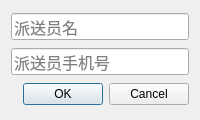
<?xml version="1.0" encoding="UTF-8"?>
<ui version="4.0">
 <class>DialogRegisterCourier</class>
 <widget class="QDialog" name="DialogRegisterCourier">
  <property name="geometry">
   <rect>
    <x>0</x>
    <y>0</y>
    <width>200</width>
    <height>120</height>
   </rect>
  </property>
  <property name="windowTitle">
   <string>注册派送员</string>
  </property>
  <layout class="QVBoxLayout" name="verticalLayout">
   <item>
    <widget class="QLineEdit" name="lineEditCourierName">
     <property name="font">
      <font>
       <pointsize>12</pointsize>
      </font>
     </property>
     <property name="maxLength">
      <number>16</number>
     </property>
     <property name="placeholderText">
      <string>派送员名</string>
     </property>
    </widget>
   </item>
   <item>
    <widget class="QLineEdit" name="lineEditCourierPhone">
     <property name="font">
      <font>
       <pointsize>12</pointsize>
      </font>
     </property>
     <property name="maxLength">
      <number>16</number>
     </property>
     <property name="placeholderText">
      <string>派送员手机号</string>
     </property>
    </widget>
   </item>
   <item>
    <widget class="QDialogButtonBox" name="buttonBox">
     <property name="orientation">
      <enum>Qt::Horizontal</enum>
     </property>
     <property name="standardButtons">
      <set>QDialogButtonBox::Cancel|QDialogButtonBox::Ok</set>
     </property>
    </widget>
   </item>
  </layout>
 </widget>
 <resources/>
 <connections>
  <connection>
   <sender>buttonBox</sender>
   <signal>accepted()</signal>
   <receiver>DialogRegisterCourier</receiver>
   <slot>accept()</slot>
   <hints>
    <hint type="sourcelabel">
     <x>248</x>
     <y>254</y>
    </hint>
    <hint type="destinationlabel">
     <x>157</x>
     <y>274</y>
    </hint>
   </hints>
  </connection>
  <connection>
   <sender>buttonBox</sender>
   <signal>rejected()</signal>
   <receiver>DialogRegisterCourier</receiver>
   <slot>reject()</slot>
   <hints>
    <hint type="sourcelabel">
     <x>316</x>
     <y>260</y>
    </hint>
    <hint type="destinationlabel">
     <x>286</x>
     <y>274</y>
    </hint>
   </hints>
  </connection>
 </connections>
</ui>
